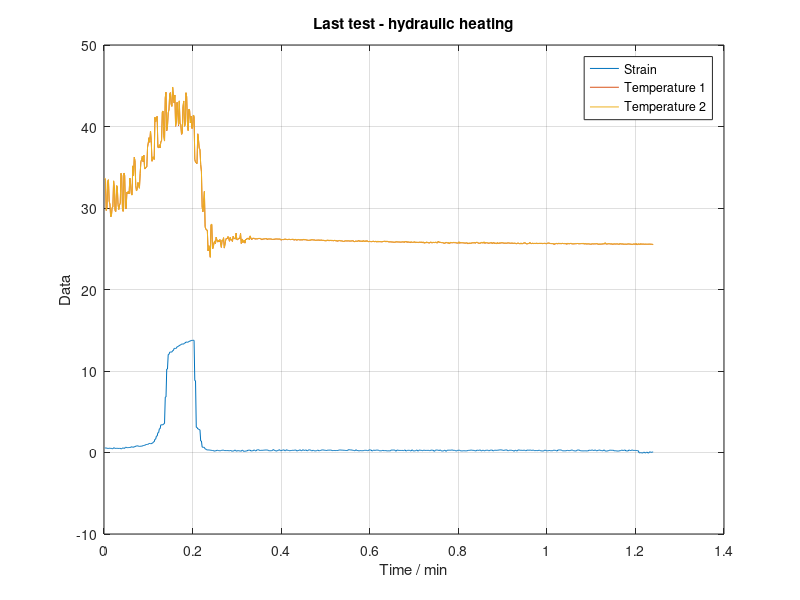

This chart was generated by the following MATLAB code:
close all;
clear all;

load('test4.txt');
z=length(test4);
s=(test4(1:z,2));
T1=(test4(1:z,3));
T2=(test4(1:z,4));
t=(.1/60:.1/60:z/600)';
plot(t,s,t,T1,t,T2);
%xlim([40 90]);
%ylim([-1 100]);
xlabel('Time / min');
ylabel('Data');
title('Last test - hydraulic heating');
legend('Strain','Temperature 1','Temperature 2','Location','Best');
grid on;